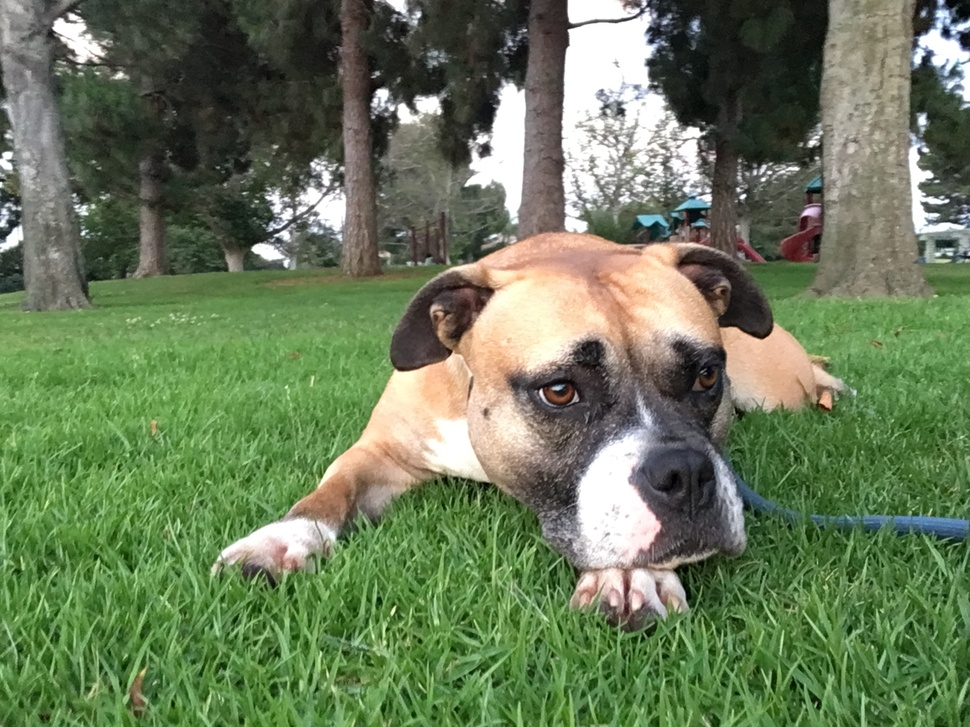
//> input picture CIE/kaushik.jpg, 970 x 727 px, shrunk from 2576 x 1932 before the run
$ ./CIE   (built with g++ and OpenCV 4)
//> lines starting //> are read from the running program, lines starting //| are printed output that depends on the picture
#include<opencv2/opencv.hpp>
#include <iostream>
#include <math.h>


using namespace cv;
using namespace std;

void convert2CIE(vector<Mat>, Mat, Mat, Mat);


int main()
{

    Mat src = imread("kaushik.jpg",CV_LOAD_IMAGE_COLOR);
//> src is the input picture: 727 rows x 970 cols, CV_8UC3; mean B, G, R 89.5, 123, 105.9

    Mat X=Mat::zeros(src.rows, src.cols, CV_8UC3);
    Mat Y=Mat::zeros(src.rows, src.cols, CV_8UC3);
    Mat Z=Mat::zeros(src.rows, src.cols, CV_8UC3);


    vector<Mat> BGR;
    split(src, BGR);
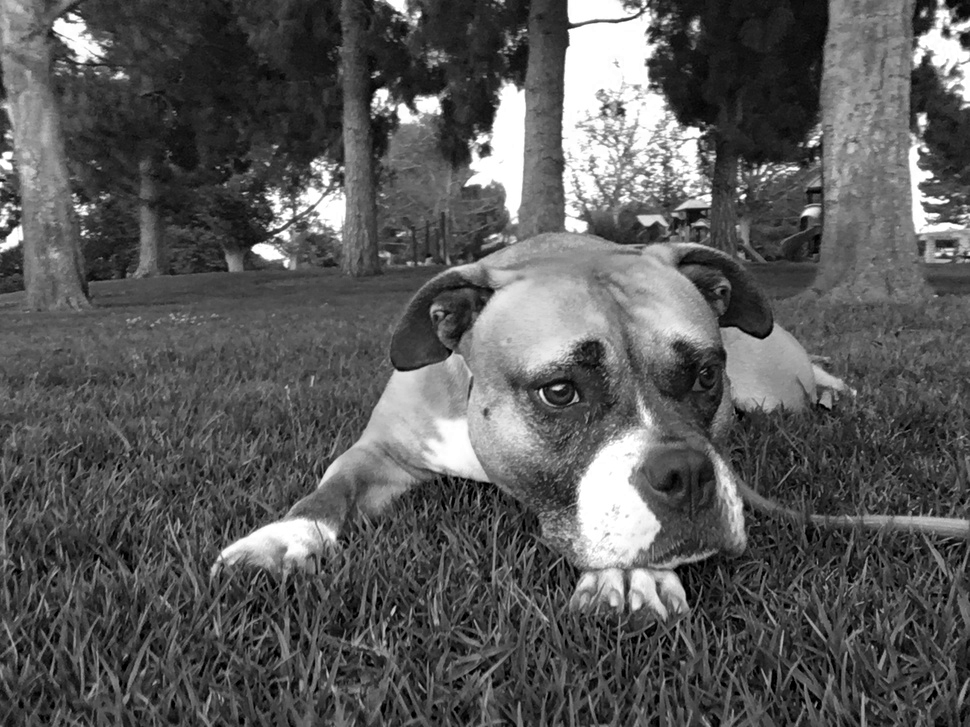
//> BGR[0]: 727 rows x 970 cols, CV_8UC1; min 0, max 255, mean 89.5
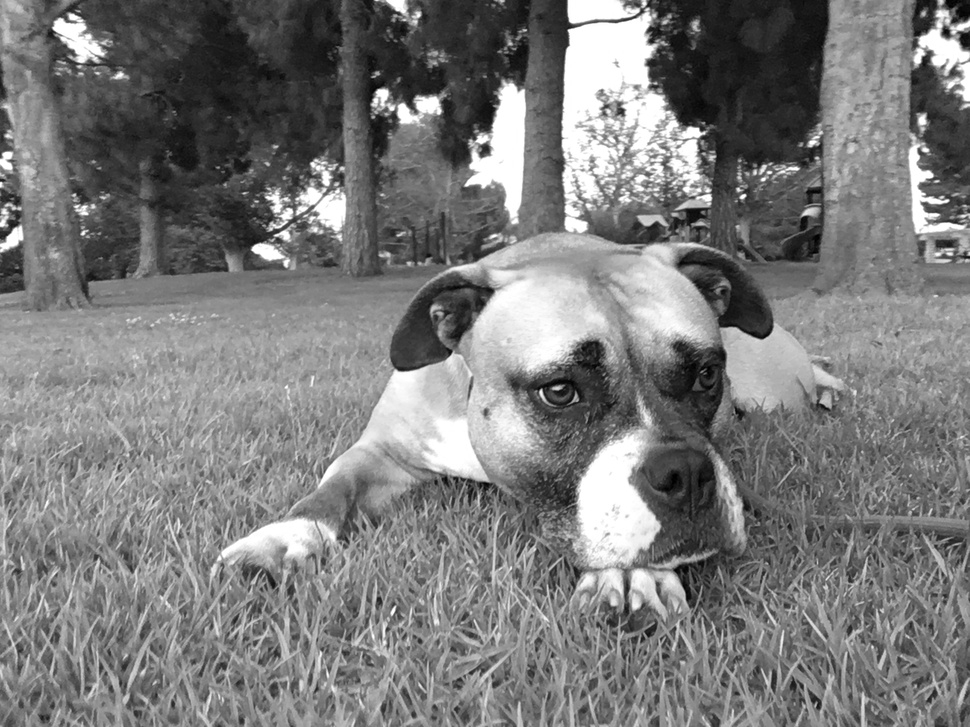
//> BGR[1]: 727 rows x 970 cols, CV_8UC1; min 0, max 255, mean 123
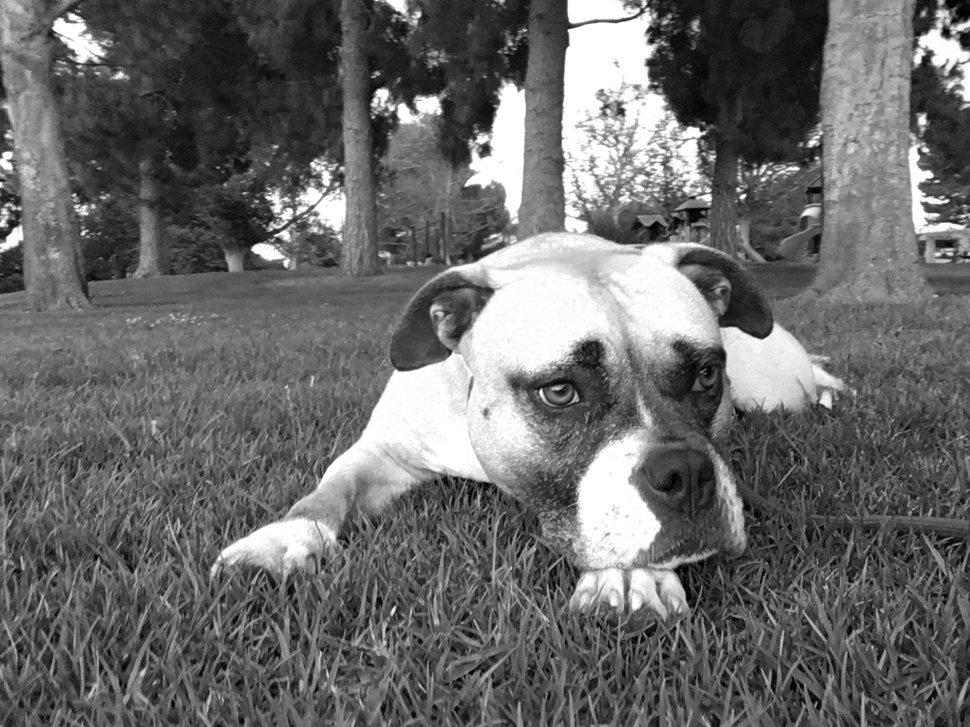
//> BGR[2]: 727 rows x 970 cols, CV_8UC1; min 0, max 255, mean 105.9


    convert2CIE(BGR,X,Y,Z);


    imwrite("X_image.jpg",X);
    imwrite("Y_image.jpg",Y);
    imwrite("Z_image.jpg",Z);


    waitKey(0);
    exit(0);
    return 0;

}


//------------------------------------------------------------------------

void convert2CIE(vector<Mat>rgb, Mat dst1, Mat dst2, Mat dst3)
{

  const int cols = dst1.cols;
//> cols = 970
  const int rows = dst1.rows;
//> rows = 727
  uchar r, g, b, x, y, z;
  int i, j;

  for (i=0; i<dst1.rows; i++)
  {
   for (j=0; j<dst1.cols; j++)
   {

    b = rgb[0].at<uchar>(i,j);
    g = rgb[1].at<uchar>(i,j);
    r = rgb[2].at<uchar>(i,j);

    x = 0.412453*r + 0.357580*g + 0.180423*b;
    y = 0.212671*r + 0.715160*g + 0.072169*b;
    z = 0.019334*r + 0.119193*g + 0.950227*b;

    dst1.at<Vec3b>(i,j)[2] = x;
    dst2.at<Vec3b>(i,j)[1] = y;
    dst3.at<Vec3b>(i,j)[0] = z;

   }
  }
//> this loop made 727 passes
//> (b, g, r, x, y, z) on passes 1 to 3: (24, 30, 25, 25, 28, 26), (23, 29, 24, 24, 27, 25), (26, 30, 25, 25, 28, 28)
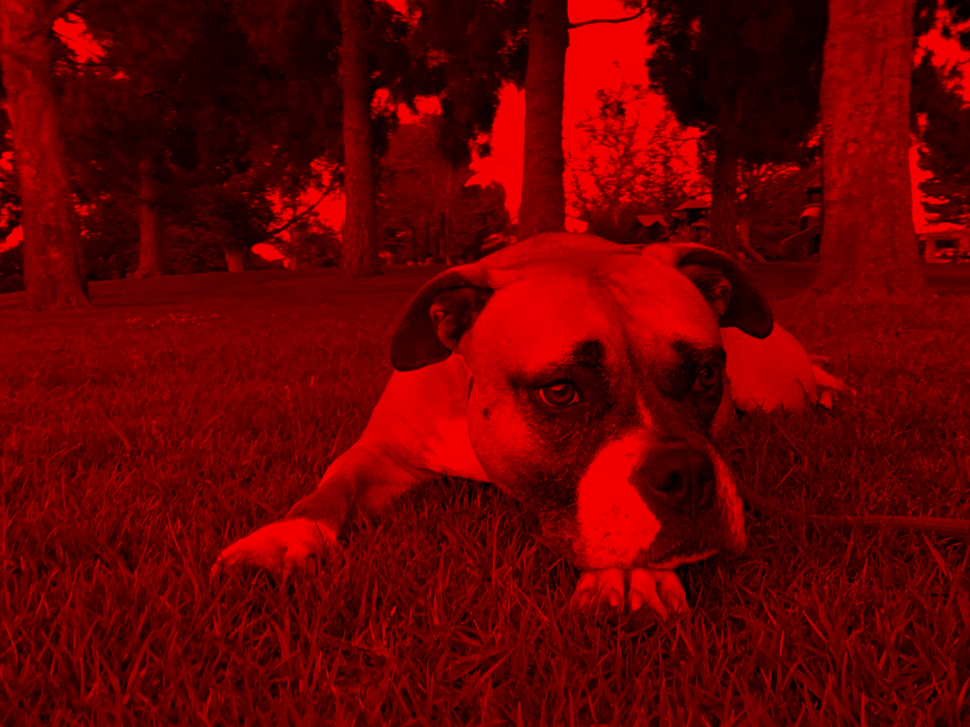
//> dst1: 727 rows x 970 cols, CV_8UC3; mean B, G, R 0, 0, 103.3
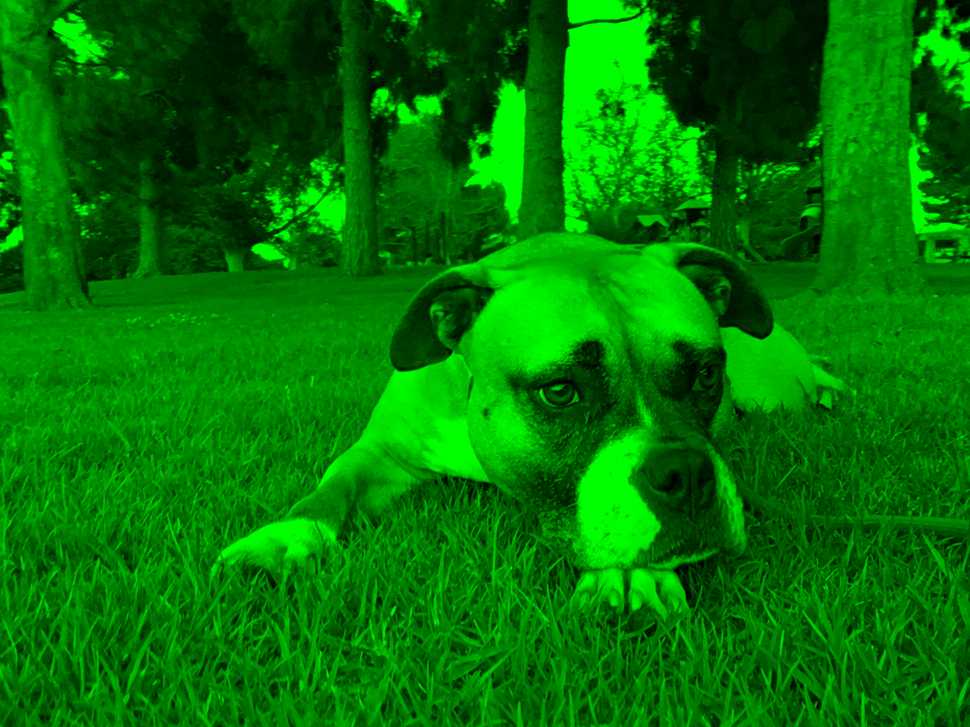
//> dst2: 727 rows x 970 cols, CV_8UC3; mean B, G, R 0, 116.5, 0
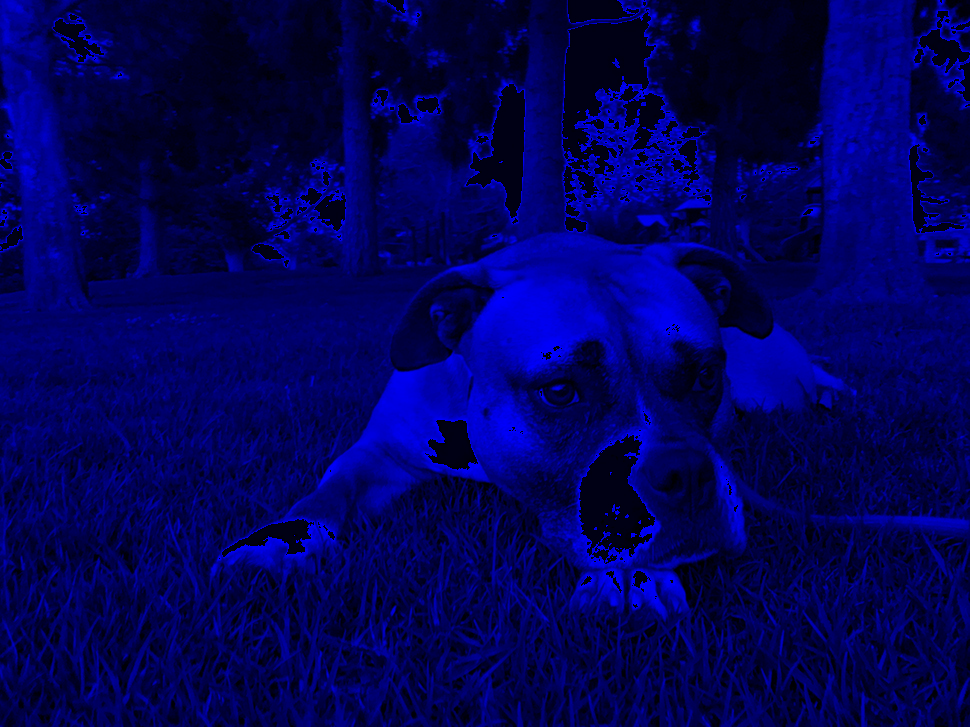
//> dst3: 727 rows x 970 cols, CV_8UC3; mean B, G, R 89.4, 0, 0
//> after the loop, b = 66; g = 118; r = 78; x = 86; y = 105; z = 78
//> (the program exits here)
